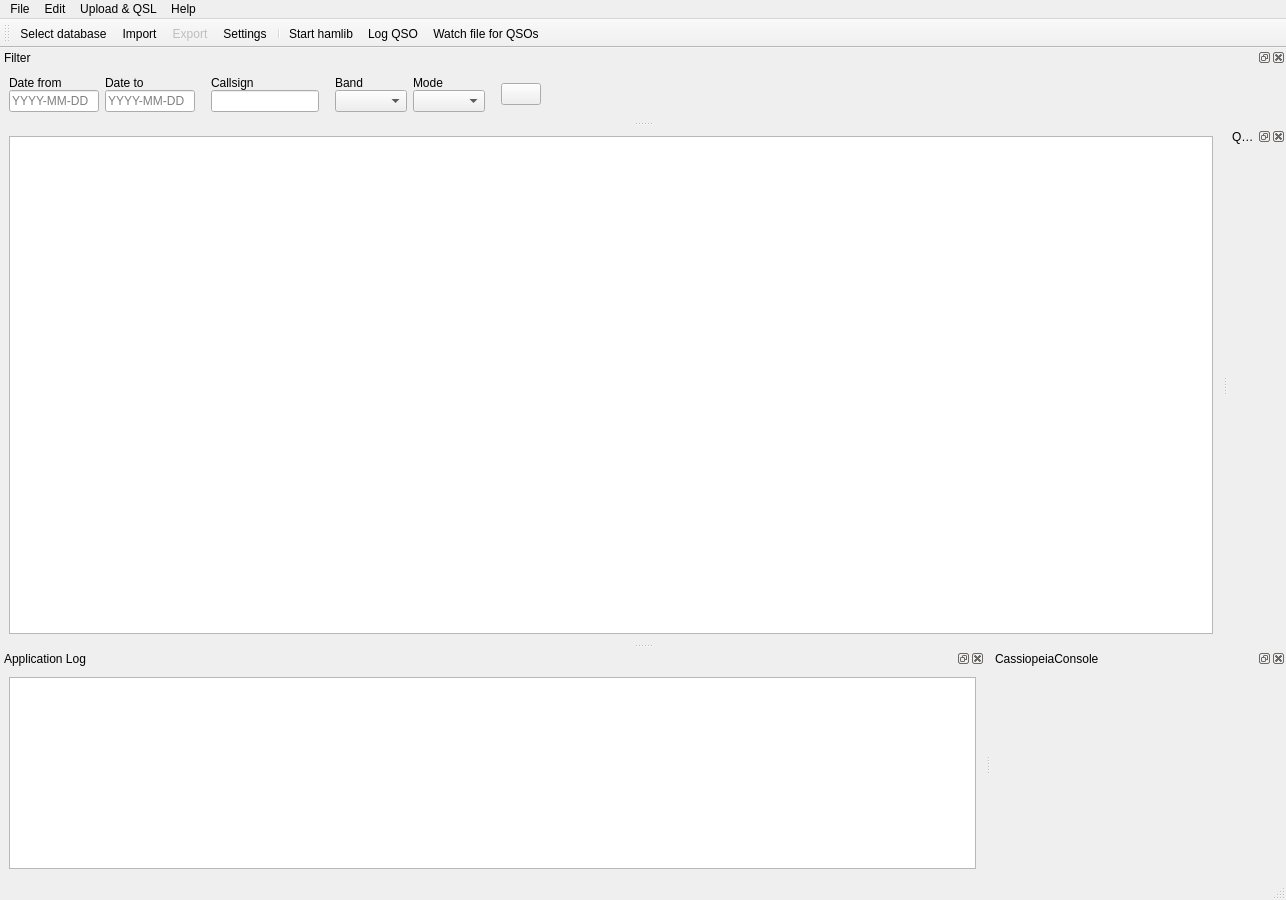
 <widget class="QMainWindow" name="MainWindow">
  <property name="geometry">
   <rect>
    <x>0</x>
    <y>0</y>
    <width>1286</width>
    <height>900</height>
   </rect>
  </property>
  <property name="windowTitle">
   <string>DragonLog</string>
  </property>
  <property name="windowIcon">
   <iconset>
    <normaloff>icons:icons8-dragon-96.png</normaloff>icons:icons8-dragon-96.png</iconset>
  </property>
  <widget class="QWidget" name="centralwidget">
   <layout class="QVBoxLayout" name="verticalLayout">
    <item>
     <widget class="QTableView" name="QSOTableView">
      <property name="editTriggers">
       <set>QAbstractItemView::NoEditTriggers</set>
      </property>
      <property name="selectionMode">
       <enum>QAbstractItemView::ExtendedSelection</enum>
      </property>
      <property name="selectionBehavior">
       <enum>QAbstractItemView::SelectRows</enum>
      </property>
      <property name="sortingEnabled">
       <bool>true</bool>
      </property>
      <attribute name="verticalHeaderVisible">
       <bool>false</bool>
      </attribute>
     </widget>
    </item>
   </layout>
  </widget>
  <widget class="QMenuBar" name="menubar">
   <property name="geometry">
    <rect>
     <x>0</x>
     <y>0</y>
     <width>1286</width>
     <height>22</height>
    </rect>
   </property>
   <widget class="QMenu" name="menuFile">
    <property name="title">
     <string>File</string>
    </property>
    <addaction name="actionSelect_DB"/>
    <addaction name="separator"/>
    <addaction name="actionExport"/>
    <addaction name="actionImport"/>
    <addaction name="separator"/>
    <addaction name="actionSettings"/>
    <addaction name="separator"/>
    <addaction name="actionExit"/>
   </widget>
   <widget class="QMenu" name="menuEdit">
    <property name="title">
     <string>Edit</string>
    </property>
    <addaction name="actionLog_QSO"/>
    <addaction name="separator"/>
    <addaction name="actionDelete_log_entry"/>
    <addaction name="actionChange_log_entry"/>
    <addaction name="separator"/>
    <addaction name="actionWatch_file_for_QSOs"/>
   </widget>
   <widget class="QMenu" name="menuHelp">
    <property name="title">
     <string>Help</string>
    </property>
    <addaction name="actionHelp"/>
    <addaction name="separator"/>
    <addaction name="actionShow_CassiopeiaConsole"/>
    <addaction name="actionShow_filter"/>
    <addaction name="actionShow_log"/>
    <addaction name="separator"/>
    <addaction name="actionAbout"/>
    <addaction name="actionAbout_Qt"/>
   </widget>
   <widget class="QMenu" name="menuUpload">
    <property name="title">
     <string>Upload &amp;&amp; QSL</string>
    </property>
    <addaction name="actionUpload_to_eQSL"/>
    <addaction name="actionCheck_eQSL"/>
    <addaction name="actionDownload_eQSL"/>
    <addaction name="separator"/>
    <addaction name="actionUpload_logs_to_LoTW"/>
    <addaction name="actionCheck_LoTW_QSL"/>
    <addaction name="separator"/>
    <addaction name="actionUpload_to_HamQTH"/>
   </widget>
   <addaction name="menuFile"/>
   <addaction name="menuEdit"/>
   <addaction name="menuUpload"/>
   <addaction name="menuHelp"/>
  </widget>
  <widget class="QStatusBar" name="statusbar"/>
  <widget class="QToolBar" name="toolBar">
   <property name="windowTitle">
    <string>Toolbar</string>
   </property>
   <attribute name="toolBarArea">
    <enum>TopToolBarArea</enum>
   </attribute>
   <attribute name="toolBarBreak">
    <bool>false</bool>
   </attribute>
   <addaction name="actionSelect_DB_TB"/>
   <addaction name="actionImport_TB"/>
   <addaction name="actionExport_TB"/>
   <addaction name="actionSettings_TB"/>
   <addaction name="separator"/>
   <addaction name="actionStart_hamlib_TB"/>
   <addaction name="actionLog_QSO_TB"/>
   <addaction name="actionWatch_file_for_QSOs_TB"/>
  </widget>
  <widget class="QDockWidget" name="logDockWidget">
   <property name="sizePolicy">
    <sizepolicy hsizetype="Minimum" vsizetype="Preferred">
     <horstretch>0</horstretch>
     <verstretch>0</verstretch>
    </sizepolicy>
   </property>
   <property name="features">
    <set>QDockWidget::DockWidgetClosable|QDockWidget::DockWidgetFloatable|QDockWidget::DockWidgetMovable</set>
   </property>
   <property name="allowedAreas">
    <set>Qt::BottomDockWidgetArea|Qt::TopDockWidgetArea</set>
   </property>
   <property name="windowTitle">
    <string>Application Log</string>
   </property>
   <attribute name="dockWidgetArea">
    <number>8</number>
   </attribute>
   <widget class="QWidget" name="logDockWidgetContents">
    <layout class="QVBoxLayout" name="verticalLayout_2">
     <item>
      <widget class="QTextEdit" name="logTextEdit">
       <property name="font">
        <font>
         <family>Courier New</family>
        </font>
       </property>
       <property name="textInteractionFlags">
        <set>Qt::TextSelectableByKeyboard|Qt::TextSelectableByMouse</set>
       </property>
      </widget>
     </item>
    </layout>
   </widget>
  </widget>
  <widget class="QDockWidget" name="qsoDockWidget">
   <property name="sizePolicy">
    <sizepolicy hsizetype="MinimumExpanding" vsizetype="MinimumExpanding">
     <horstretch>0</horstretch>
     <verstretch>0</verstretch>
    </sizepolicy>
   </property>
   <property name="allowedAreas">
    <set>Qt::LeftDockWidgetArea|Qt::RightDockWidgetArea</set>
   </property>
   <property name="windowTitle">
    <string>QSO Form</string>
   </property>
   <attribute name="dockWidgetArea">
    <number>2</number>
   </attribute>
   <widget class="QWidget" name="qsoDockWidgetContents"/>
  </widget>
  <widget class="QDockWidget" name="filterDockWidget">
   <property name="sizePolicy">
    <sizepolicy hsizetype="Minimum" vsizetype="Minimum">
     <horstretch>0</horstretch>
     <verstretch>0</verstretch>
    </sizepolicy>
   </property>
   <property name="features">
    <set>QDockWidget::DockWidgetClosable|QDockWidget::DockWidgetFloatable|QDockWidget::DockWidgetMovable</set>
   </property>
   <property name="allowedAreas">
    <set>Qt::BottomDockWidgetArea|Qt::TopDockWidgetArea</set>
   </property>
   <property name="windowTitle">
    <string>Filter</string>
   </property>
   <attribute name="dockWidgetArea">
    <number>4</number>
   </attribute>
   <widget class="QWidget" name="dockWidgetContents_2">
    <layout class="QVBoxLayout" name="verticalLayout_8">
     <item>
      <layout class="QHBoxLayout" name="horizontalLayout_2">
       <item>
        <layout class="QVBoxLayout" name="verticalLayout_6">
         <property name="spacing">
          <number>0</number>
         </property>
         <item>
          <widget class="QLabel" name="label_4">
           <property name="text">
            <string>Date from</string>
           </property>
          </widget>
         </item>
         <item>
          <widget class="QLineEdit" name="fDateFromLineEdit">
           <property name="sizePolicy">
            <sizepolicy hsizetype="Fixed" vsizetype="Fixed">
             <horstretch>0</horstretch>
             <verstretch>0</verstretch>
            </sizepolicy>
           </property>
           <property name="maximumSize">
            <size>
             <width>90</width>
             <height>16777215</height>
            </size>
           </property>
           <property name="placeholderText">
            <string>YYYY-MM-DD</string>
           </property>
          </widget>
         </item>
        </layout>
       </item>
       <item>
        <layout class="QVBoxLayout" name="verticalLayout_9">
         <property name="spacing">
          <number>0</number>
         </property>
         <item>
          <widget class="QLabel" name="label_5">
           <property name="text">
            <string>Date to</string>
           </property>
          </widget>
         </item>
         <item>
          <widget class="QLineEdit" name="fDateToLineEdit">
           <property name="sizePolicy">
            <sizepolicy hsizetype="Fixed" vsizetype="Fixed">
             <horstretch>0</horstretch>
             <verstretch>0</verstretch>
            </sizepolicy>
           </property>
           <property name="maximumSize">
            <size>
             <width>90</width>
             <height>16777215</height>
            </size>
           </property>
           <property name="placeholderText">
            <string>YYYY-MM-DD</string>
           </property>
          </widget>
         </item>
        </layout>
       </item>
       <item>
        <spacer name="horizontalSpacer_2">
         <property name="orientation">
          <enum>Qt::Horizontal</enum>
         </property>
         <property name="sizeType">
          <enum>QSizePolicy::Minimum</enum>
         </property>
         <property name="sizeHint" stdset="0">
          <size>
           <width>10</width>
           <height>20</height>
          </size>
         </property>
        </spacer>
       </item>
       <item>
        <layout class="QVBoxLayout" name="verticalLayout_3">
         <property name="spacing">
          <number>0</number>
         </property>
         <item>
          <widget class="QLabel" name="label">
           <property name="text">
            <string>Callsign</string>
           </property>
          </widget>
         </item>
         <item>
          <widget class="QLineEdit" name="fCallsignLineEdit">
           <property name="sizePolicy">
            <sizepolicy hsizetype="Fixed" vsizetype="Fixed">
             <horstretch>0</horstretch>
             <verstretch>0</verstretch>
            </sizepolicy>
           </property>
          </widget>
         </item>
        </layout>
       </item>
       <item>
        <spacer name="horizontalSpacer_3">
         <property name="orientation">
          <enum>Qt::Horizontal</enum>
         </property>
         <property name="sizeType">
          <enum>QSizePolicy::Minimum</enum>
         </property>
         <property name="sizeHint" stdset="0">
          <size>
           <width>10</width>
           <height>20</height>
          </size>
         </property>
        </spacer>
       </item>
       <item>
        <layout class="QVBoxLayout" name="verticalLayout_5">
         <property name="spacing">
          <number>0</number>
         </property>
         <item>
          <widget class="QLabel" name="label_3">
           <property name="text">
            <string>Band</string>
           </property>
          </widget>
         </item>
         <item>
          <widget class="QComboBox" name="fBandComboBox"/>
         </item>
        </layout>
       </item>
       <item>
        <layout class="QVBoxLayout" name="verticalLayout_4">
         <property name="spacing">
          <number>0</number>
         </property>
         <item>
          <widget class="QLabel" name="label_2">
           <property name="text">
            <string>Mode</string>
           </property>
          </widget>
         </item>
         <item>
          <widget class="QComboBox" name="fModeComboBox"/>
         </item>
        </layout>
       </item>
       <item>
        <spacer name="horizontalSpacer_4">
         <property name="orientation">
          <enum>Qt::Horizontal</enum>
         </property>
         <property name="sizeType">
          <enum>QSizePolicy::Minimum</enum>
         </property>
         <property name="sizeHint" stdset="0">
          <size>
           <width>10</width>
           <height>20</height>
          </size>
         </property>
        </spacer>
       </item>
       <item>
        <widget class="QPushButton" name="resetFilterPushButton">
         <property name="icon">
          <iconset>
           <normaloff>icons:no.png</normaloff>icons:no.png</iconset>
         </property>
         <property name="shortcut">
          <string>Ctrl+R</string>
         </property>
        </widget>
       </item>
       <item>
        <spacer name="horizontalSpacer">
         <property name="orientation">
          <enum>Qt::Horizontal</enum>
         </property>
         <property name="sizeHint" stdset="0">
          <size>
           <width>40</width>
           <height>20</height>
          </size>
         </property>
        </spacer>
       </item>
      </layout>
     </item>
     <item>
      <spacer name="verticalSpacer">
       <property name="orientation">
        <enum>Qt::Vertical</enum>
       </property>
       <property name="sizeHint" stdset="0">
        <size>
         <width>20</width>
         <height>0</height>
        </size>
       </property>
      </spacer>
     </item>
    </layout>
   </widget>
  </widget>
  <widget class="QDockWidget" name="ccDockWidget">
   <property name="sizePolicy">
    <sizepolicy hsizetype="MinimumExpanding" vsizetype="MinimumExpanding">
     <horstretch>0</horstretch>
     <verstretch>0</verstretch>
    </sizepolicy>
   </property>
   <property name="minimumSize">
    <size>
     <width>82</width>
     <height>40</height>
    </size>
   </property>
   <property name="allowedAreas">
    <set>Qt::BottomDockWidgetArea|Qt::TopDockWidgetArea</set>
   </property>
   <property name="windowTitle">
    <string>CassiopeiaConsole</string>
   </property>
   <attribute name="dockWidgetArea">
    <number>8</number>
   </attribute>
   <widget class="QWidget" name="ccDockWidgetContents">
    <property name="sizePolicy">
     <sizepolicy hsizetype="MinimumExpanding" vsizetype="MinimumExpanding">
      <horstretch>0</horstretch>
      <verstretch>0</verstretch>
     </sizepolicy>
    </property>
   </widget>
  </widget>
  <action name="actionLog_QSO">
   <property name="icon">
    <iconset>
     <normaloff>icons:edit_add.png</normaloff>icons:edit_add.png</iconset>
   </property>
   <property name="text">
    <string>Log QSO...</string>
   </property>
   <property name="shortcut">
    <string>Ctrl+L</string>
   </property>
  </action>
  <action name="actionLog_QSO_TB">
   <property name="icon">
    <iconset>
     <normaloff>icons:edit_add.png</normaloff>icons:edit_add.png</iconset>
   </property>
   <property name="text">
    <string>Log QSO...</string>
   </property>
  </action>
  <action name="actionSelect_DB">
   <property name="icon">
    <iconset>
     <normaloff>icons:db.png</normaloff>icons:db.png</iconset>
   </property>
   <property name="text">
    <string>Select database...</string>
   </property>
  </action>
  <action name="actionSelect_DB_TB">
   <property name="icon">
    <iconset>
     <normaloff>icons:db.png</normaloff>icons:db.png</iconset>
   </property>
   <property name="text">
    <string>Select database...</string>
   </property>
  </action>
  <action name="actionExit">
   <property name="icon">
    <iconset>
     <normaloff>icons:exit.png</normaloff>icons:exit.png</iconset>
   </property>
   <property name="text">
    <string>Exit</string>
   </property>
   <property name="shortcut">
    <string>Ctrl+Q</string>
   </property>
  </action>
  <action name="actionExport">
   <property name="enabled">
    <bool>false</bool>
   </property>
   <property name="icon">
    <iconset>
     <normaloff>icons:fileexport.png</normaloff>icons:fileexport.png</iconset>
   </property>
   <property name="text">
    <string>Export...</string>
   </property>
  </action>
  <action name="actionImport">
   <property name="icon">
    <iconset>
     <normaloff>icons:fileimport.png</normaloff>icons:fileimport.png</iconset>
   </property>
   <property name="text">
    <string>Import...</string>
   </property>
  </action>
  <action name="actionExport_TB">
   <property name="enabled">
    <bool>false</bool>
   </property>
   <property name="icon">
    <iconset>
     <normaloff>icons:fileexport.png</normaloff>icons:fileexport.png</iconset>
   </property>
   <property name="text">
    <string>Export</string>
   </property>
  </action>
  <action name="actionImport_TB">
   <property name="icon">
    <iconset>
     <normaloff>icons:fileimport.png</normaloff>icons:fileimport.png</iconset>
   </property>
   <property name="text">
    <string>Import</string>
   </property>
  </action>
  <action name="actionAbout">
   <property name="icon">
    <iconset>
     <normaloff>icons:info.png</normaloff>icons:info.png</iconset>
   </property>
   <property name="text">
    <string>About</string>
   </property>
  </action>
  <action name="actionAbout_Qt">
   <property name="icon">
    <iconset>
     <normaloff>icons:info.png</normaloff>icons:info.png</iconset>
   </property>
   <property name="text">
    <string>About Qt</string>
   </property>
  </action>
  <action name="actionDelete_log_entry">
   <property name="enabled">
    <bool>false</bool>
   </property>
   <property name="icon">
    <iconset>
     <normaloff>icons:edit_remove.png</normaloff>icons:edit_remove.png</iconset>
   </property>
   <property name="text">
    <string>Delete log entry</string>
   </property>
   <property name="shortcut">
    <string>Ctrl+X</string>
   </property>
  </action>
  <action name="actionChange_log_entry">
   <property name="enabled">
    <bool>false</bool>
   </property>
   <property name="icon">
    <iconset>
     <normaloff>icons:edit.png</normaloff>icons:edit.png</iconset>
   </property>
   <property name="text">
    <string>Change log entry...</string>
   </property>
   <property name="shortcut">
    <string>Ctrl+E</string>
   </property>
  </action>
  <action name="actionSettings">
   <property name="icon">
    <iconset>
     <normaloff>icons:gear.png</normaloff>icons:gear.png</iconset>
   </property>
   <property name="text">
    <string>Settings</string>
   </property>
  </action>
  <action name="actionSettings_TB">
   <property name="icon">
    <iconset>
     <normaloff>icons:gear.png</normaloff>icons:gear.png</iconset>
   </property>
   <property name="text">
    <string>Settings</string>
   </property>
  </action>
  <action name="actionHelp">
   <property name="icon">
    <iconset>
     <normaloff>icons:help.png</normaloff>icons:help.png</iconset>
   </property>
   <property name="text">
    <string>Help</string>
   </property>
  </action>
  <action name="actionStart_hamlib_TB">
   <property name="checkable">
    <bool>true</bool>
   </property>
   <property name="icon">
    <iconset>
     <normaloff>icons:player_play.png</normaloff>
     <normalon>icons:player_stop.png</normalon>icons:player_play.png</iconset>
   </property>
   <property name="text">
    <string>Start hamlib</string>
   </property>
  </action>
  <action name="actionWatch_file_for_QSOs">
   <property name="checkable">
    <bool>true</bool>
   </property>
   <property name="icon">
    <iconset>
     <normaloff>icons:watch.png</normaloff>icons:watch.png</iconset>
   </property>
   <property name="text">
    <string>Watch file for QSOs...</string>
   </property>
   <property name="shortcut">
    <string>Ctrl+W</string>
   </property>
  </action>
  <action name="actionWatch_file_for_QSOs_TB">
   <property name="checkable">
    <bool>true</bool>
   </property>
   <property name="icon">
    <iconset>
     <normaloff>icons:watch.png</normaloff>icons:watch.png</iconset>
   </property>
   <property name="text">
    <string>Watch file for QSOs...</string>
   </property>
  </action>
  <action name="actionShow_log">
   <property name="icon">
    <iconset>
     <normaloff>icons:file_doc.png</normaloff>icons:file_doc.png</iconset>
   </property>
   <property name="text">
    <string>Show log</string>
   </property>
  </action>
  <action name="actionUpload_logs_to_LoTW">
   <property name="enabled">
    <bool>false</bool>
   </property>
   <property name="icon">
    <iconset>
     <normaloff>icons:upload_lotw.png</normaloff>icons:upload_lotw.png</iconset>
   </property>
   <property name="text">
    <string>Upload logs to LoTW...</string>
   </property>
  </action>
  <action name="actionShow_filter">
   <property name="icon">
    <iconset>
     <normaloff>icons:filter.png</normaloff>icons:filter.png</iconset>
   </property>
   <property name="text">
    <string>Show filter</string>
   </property>
   <property name="shortcut">
    <string>Ctrl+F</string>
   </property>
  </action>
  <action name="actionShow_CassiopeiaConsole">
   <property name="icon">
    <iconset>
     <normaloff>icons:terminal.png</normaloff>icons:terminal.png</iconset>
   </property>
   <property name="text">
    <string>Show CassiopeiaConsole</string>
   </property>
   <property name="shortcut">
    <string>Ctrl+K</string>
   </property>
  </action>
  <action name="actionUpload_to_HamQTH">
   <property name="icon">
    <iconset>
     <normaloff>icons:hamqth.png</normaloff>icons:hamqth.png</iconset>
   </property>
   <property name="text">
    <string>Upload to HamQTH</string>
   </property>
  </action>
  <action name="actionCheck_LoTW_QSL">
   <property name="icon">
    <iconset>
     <normaloff>icons:check_lotw.png</normaloff>icons:check_lotw.png</iconset>
   </property>
   <property name="text">
    <string>Check LoTW QSL</string>
   </property>
  </action>
  <action name="actionUpload_to_eQSL">
   <property name="icon">
    <iconset>
     <normaloff>icons:upload_eqsl.png</normaloff>icons:upload_eqsl.png</iconset>
   </property>
   <property name="text">
    <string>Upload to eQSL</string>
   </property>
  </action>
  <action name="actionCheck_eQSL">
   <property name="icon">
    <iconset>
     <normaloff>icons:check_eqsl.png</normaloff>icons:check_eqsl.png</iconset>
   </property>
   <property name="text">
    <string>Check eQSL</string>
   </property>
  </action>
  <action name="actionDownload_eQSL">
   <property name="icon">
    <iconset>
     <normaloff>icons:download_eqsl.png</normaloff>icons:download_eqsl.png</iconset>
   </property>
   <property name="text">
    <string>Download eQSL</string>
   </property>
  </action>
 </widget>
